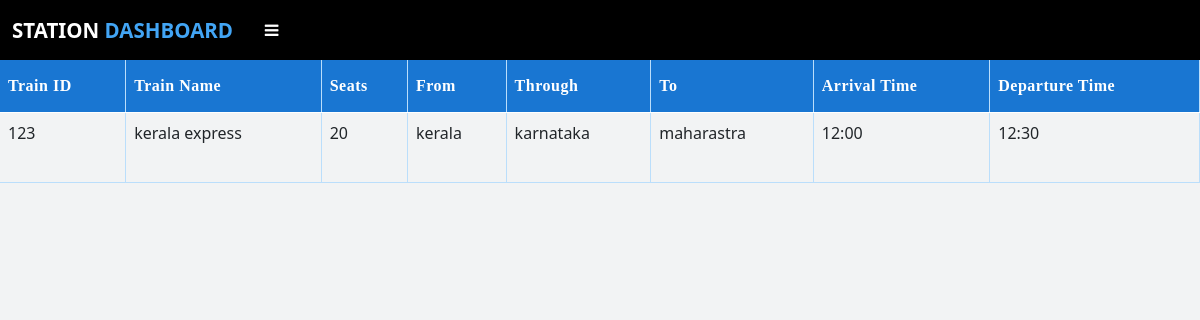
The app's page /trainlist (signed in), older data.
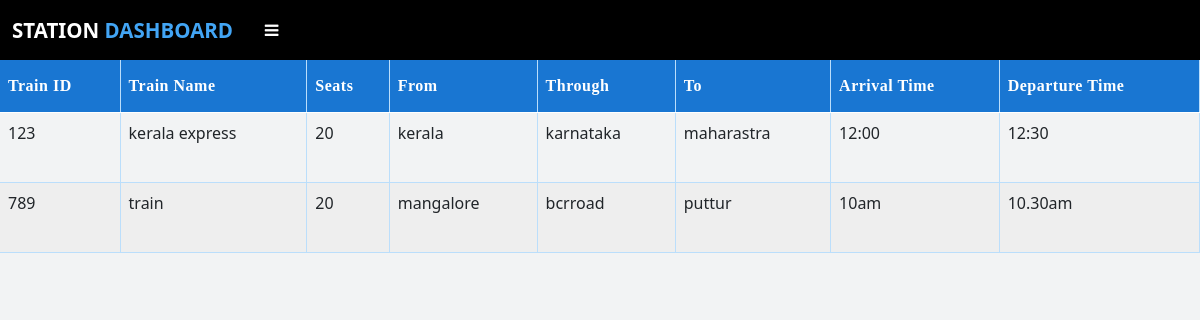
The same page, newer data.
### app.py (models this page shows, shortened)
class Train(db.Model):
    id = db.Column(db.Integer, primary_key=True)
    train_name = db.Column(db.String(100),nullable=False,unique=True)
    seats = db.Column(db.Integer,nullable=False)
    arrival_time = db.Column(db.String(30),nullable=False)
    departure_time = db.Column(db.String(30), nullable=False)
    from_location = db.Column(db.String(200),nullable=False)
    through_route = db.Column(db.String(100), nullable=False)
    to_location = db.Column(db.String(11), nullable=False)

### app.py (the view)
@app.route("/trainlist")
def trainlist():
    if 'admin' in session:
        data = Train.query.all()
        return render_template('train_list.html',data=data)
    else:
        flash("Session Expired", "error")
        return redirect(url_for('stationlog'))

### templates/train_list.html (shortened to what this page needs)
{% extends "station_layout.html" %}
{% block head %} {{ super() }}
{% endblock %}
{% block content %}
<div class="table-responsive">
	<table class="table">
		<thead>
			<tr>
				<th scope="col">Train ID</th>
				<th scope="col">Train Name</th>
				<th scope="col">Seats</th>
				<th scope="col">From</th>
				<th scope="col">Through</th>
				<th scope="col">To</th>
				<th scope="col">Arrival Time</th>
				<th scope="col">Departure Time</th>
			</tr>
		</thead>
		<tbody>
			{% for i in data %}
			<tr>
				<td>{{i.id}}</td>
				<td>{{i.train_name}}</td>
				<td>{{i.seats}}</td>
				<td>{{i.from_location}}</td>
				<td>{{i.through_route}}</td>
				<td>{{i.to_location}}</td>
				<td>{{i.arrival_time}}</td>
				<td>{{i.departure_time}}</td>
			</tr>
			{% endfor %}
		</tbody>
	</table>
</div>
{% endblock %}

### templates/station_layout.html (shortened to what this page needs)
<!DOCTYPE html>
<html lang="en">
  <head>
    {% block head %}
    <link
      href="https://cdn.jsdelivr.net/npm/bootstrap@5.0.0/dist/css/bootstrap.min.css"
      rel="stylesheet"
    />
    <link
      rel="stylesheet"
      href="https://cdnjs.cloudflare.com/ajax/libs/font-awesome/4.7.0/css/font-awesome.min.css"
    />
    <link
      rel="stylesheet"
      href="https://cdnjs.cloudflare.com/ajax/libs/animate.css/4.1.1/animate.min.css"
    />
    {% endblock %}
  </head>
  <body>
    <nav class="navbar navbar-expand-lg navbar-light" style="background-color:#000000;height:60px;" id="navbar">
      <div class="container-fluid">
          <a class="navbar-brand" href="#"><h3 id="text1">Station <span>Dashboard</span></h3></a>
          <button type="button" id="sidebarCollapse" class="btn btn-darks me-auto  " onclick="openNav()">
              <i class="fa fa-bars" aria-hidden="true"></i>
              </button>
       </div>
    </nav>
    <div id="content">{% block content %} {% endblock %}</div>
  </body>
</html>

### templates/train_list.html (style rules this page uses)
table { font-family: 'Roboto' sans-serif; border-collapse: collapse; width: 100%; }
table tr:nth-child(even) { background-color: #eeeeee; }
.table th { padding-top: 14px; padding-bottom: 14px; text-align: left; background-color: #1976d2; color: white; letter-spacing: 0.5px; user-select: none; border-right: 0.5px solid #bbdefb; font-family: Bahnschrift SemiBold; }
table td { border-right: 0.5px solid #bbdefb; height: 70px; }
table td, table th { border-bottom: 0.5px solid #bbdefb; }

### templates/station_layout.html (style rules this page uses)
body { font-family: "Roboto" sans-serif; background-color: #f2f3f4; }
* { margin: 0; padding: 0; text-decoration: none; list-style: none; }
#text1 { color: #fff; margin: 0; text-transform: uppercase; font-size: 20.5px; font-weight: 750; }
#text1 span { color: #42a5f5; }
#sidebarCollapse { color: white; width: 45px; }

Row changes from the older to the newer data that the page shows:
added Train: id "789", train_name "train", seats "20", from_location "mangalore", through_route "bcrroad", to_location "puttur", arrival_time "10am", departure_time "10.30am"
